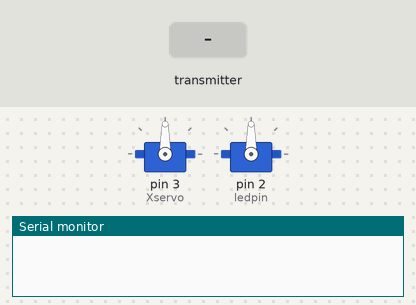
Recording of a sketch running on a simulated Arduino Uno, built with avr-gcc and run on an emulated ATmega328P. Parts: 2 × servo, the last lines printed to the serial monitor. The test bench sets the inputs (shaded band). No radio packets arrive unless stated.

Above: at 1.2 s.
1.3 s: the transmitter starts sending pckg.0 = 0
At 2.5 s:
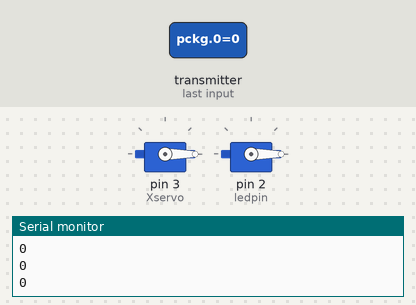
2.8 s: the transmitter starts sending pckg.1 = 256
At 3.8 s:
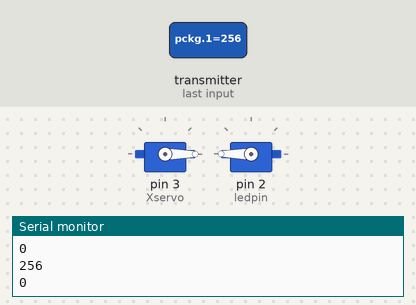
4.3 s: the transmitter starts sending pckg.0 = 1023
At 5.0 s:
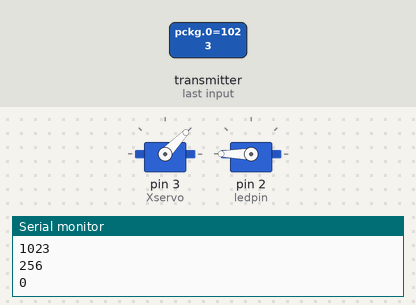
5.8 s: the transmitter starts sending pckg.1 = 512
At 6.1 s:
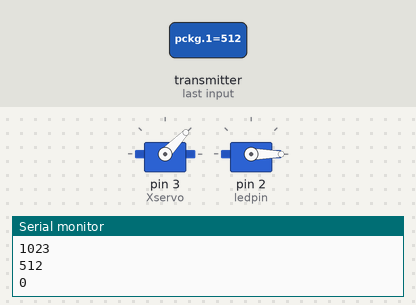
7.3 s: the transmitter starts sending pckg.0 = 256
At 8.5 s:
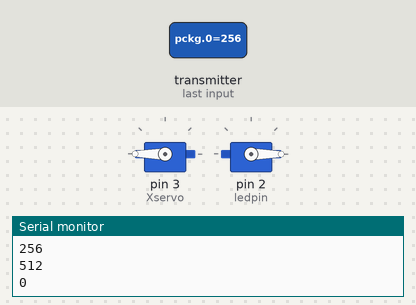
8.8 s: the transmitter starts sending pckg.1 = 1023
At 9.6 s:
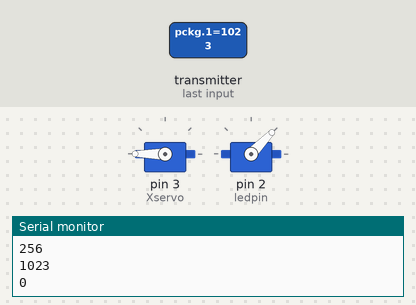
Timing chart, 0 to 11.3 s (numbered marks = the images above; inputs shaded):
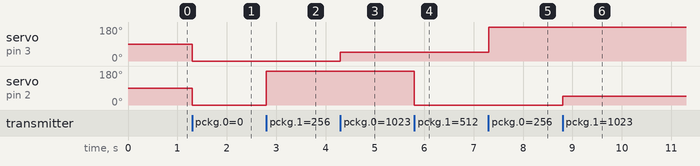

The sketch:

Receive_RF_Joystick_Test.ino
```cpp
#include <SPI.h>
//#include "RF24.h"
//#include <nRF24L01.h>
#include <RF24.h>
#include <Servo.h>


RF24 radio(7,10); // CE, CNS
byte address[6] = "10000";
int pckg[4];

Servo Xservo;  // create servo object to control a servo
Servo Yservo;

int Xval;    // variable to read the value from the analog pin
int Yval;   // variable to read the value from the analog pin
int SWval;  // variable to read the value from the switch pin
const int ledpin=2; // pin that sends voltage to LED

void setup() {
  Serial.begin(115200);
  radio.begin();
  radio.openReadingPipe(1, address);
  radio.setPALevel(RF24_PA_LOW);
  radio.setDataRate(RF24_250KBPS);
  radio.startListening();

  Xservo.attach(3);  // attaches the servo on pin 3 to the servo object
  Yservo.attach(2);
  pinMode(ledpin, OUTPUT);
}

void loop() {
  if (radio.available()) {
    radio.read(&pckg, sizeof(pckg));

    Xval=pckg[0];
    Yval=pckg[1];
    SWval=pckg[2];

    Xservo.write(Xval);
    Yservo.write(Yval);
    if (SWval == 1)  {
      digitalWrite(ledpin, LOW);
    } else {
      digitalWrite(ledpin, HIGH);
    }
    Serial.println(Xval);
    Serial.println(Yval);
    Serial.println(SWval);
  }
}
```

Measured:
- after the input at 1.3 s, servo on pin 3 (Xservo), servo on pin 2 (ledpin): 90° → 0° at once
- after the input at 2.8 s, servo on pin 2 (ledpin): 0° → 180° at once
- after the input at 4.3 s, servo on pin 3 (Xservo): 0° → 46° at once
- after the input at 5.8 s, servo on pin 2 (ledpin): 180° → 0° at once
- after the input at 7.3 s, servo on pin 3 (Xservo): 46° → 180° at once
- after the input at 8.8 s, servo on pin 2 (ledpin): 0° → 46° at once
